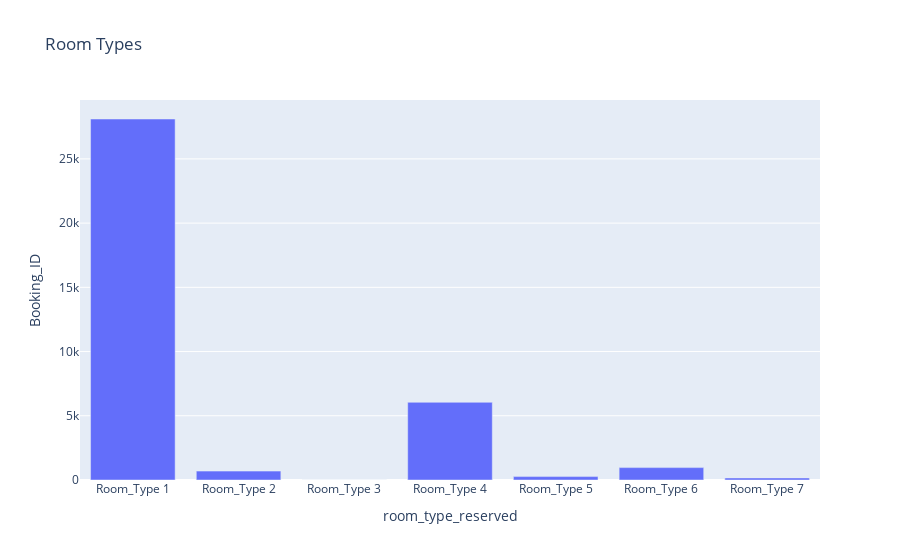

Here is the notebook cell this chart was saved with:
### Code cell
fig = px.bar(room_df, x='room_type_reserved', y='Booking_ID',title="Room Types")
fig.show()

### Figure 1 — Plotly figure (JSON) as saved in the notebook; plotly's stock layout.template omitted (floating-point values rounded to 4 significant figures)
{"data": [{"alignmentgroup": "True", "hovertemplate": "room_type_reserved=%{x}<br>Booking_ID=%{y}<extra></extra>", "legendgroup": "", "marker": {"color": "#636efa", "pattern": {"shape": ""}}, "name": "", "offsetgroup": "", "orientation": "v", "showlegend": false, "textposition": "auto", "type": "bar", "x": ["Room_Type 1", "Room_Type 2", "Room_Type 3", "Room_Type 4", "Room_Type 5", "Room_Type 6", "Room_Type 7"], "xaxis": "x", "y": [28105, 692, 7, 6049, 263, 964, 158], "yaxis": "y"}], "layout": {"barmode": "relative", "legend": {"tracegroupgap": 0}, "title": {"text": "Room Types"}, "xaxis": {"anchor": "y", "domain": [0, 1], "title": {"text": "room_type_reserved"}}, "yaxis": {"anchor": "x", "domain": [0, 1], "title": {"text": "Booking_ID"}}}}
